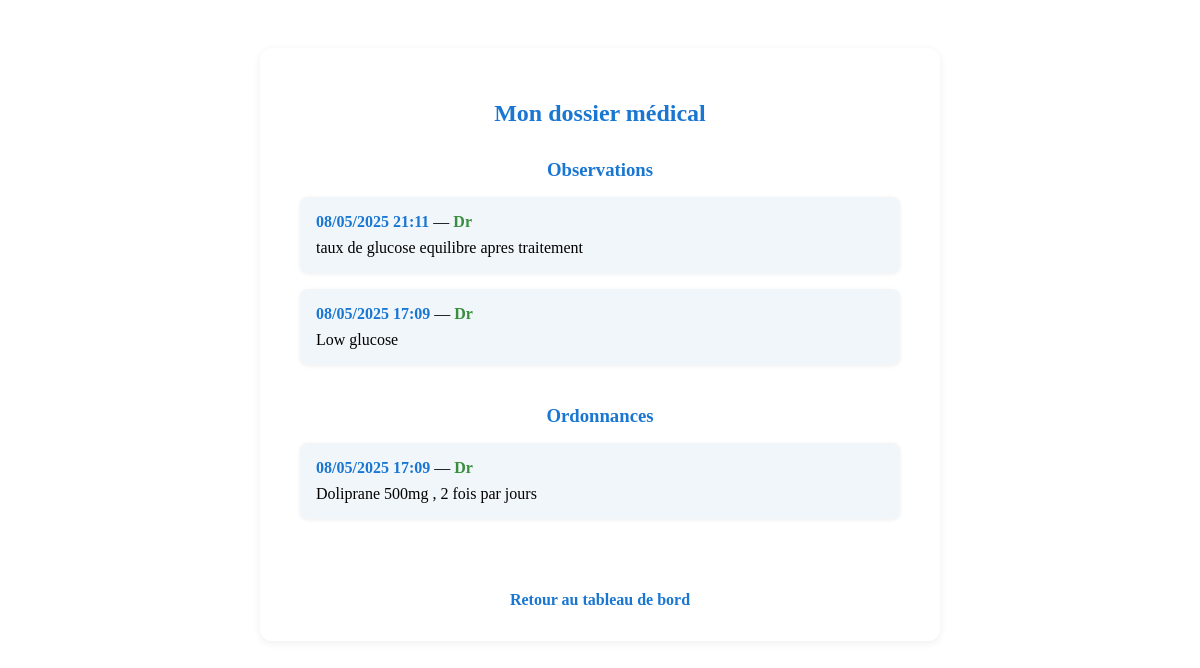
The page /dashboard/dossier/ (signed in) on the database its author committed.
### core/models.py (models this page shows)
class Observation(models.Model):
    dossier = models.ForeignKey(DossierMedical, on_delete=models.CASCADE)
    medecin = models.ForeignKey(Medecin, on_delete=models.CASCADE)
    texte = models.TextField()
    date = models.DateTimeField(auto_now_add=True)

class Ordonnance(models.Model):
    dossier = models.ForeignKey(DossierMedical, on_delete=models.CASCADE)
    medecin = models.ForeignKey(Medecin, on_delete=models.CASCADE)
    texte = models.TextField()
    date = models.DateTimeField(auto_now_add=True)

### core/views.py (the view)
# urls.py: path('dashboard/dossier/', views.dossier_medical_patient, name='dossier_medical_patient'),
@patient_login_required
def dossier_medical_patient(request):
    patient_id = request.session['patient_id']
    patient = Patient.objects.get(id=patient_id)
    dossier = getattr(patient, 'dossiermedical', None)
    observations = dossier.observation_set.select_related('medecin').order_by('-date') if dossier else []
    ordonnances = dossier.ordonnance_set.select_related('medecin').order_by('-date') if dossier else []
    return render(request, 'core/dossier_medical_patient.html', {
        'observations': observations,
        'ordonnances': ordonnances
    })

### core/views.py (called while the page is built)
def patient_login_required(view_func):
    @wraps(view_func)
    def wrapper(request, *args, **kwargs):
        if 'patient_id' not in request.session:
            return redirect('login')
        return view_func(request, *args, **kwargs)
    return wrapper

### core/templates/core/dossier_medical_patient.html (shortened to what this page needs)
<!DOCTYPE html>
<html lang="fr">
<head>
    {% load static %}
    <link rel="stylesheet" href="{% static 'core/css/dossier_medical_patient.css' %}">
</head>
<body>
    <div class="dossier-container">
        <h2>Mon dossier médical</h2>
        <div class="section">
            <h3>Observations</h3>
            {% if observations %}
                <ul class="obs-list">
                    {% for obs in observations %}
                    <li>
                        <span class="date">{{ obs.date|date:'d/m/Y H:i' }}</span> —
                        <span class="medecin">Dr {{ obs.medecin.user.first_name }} {{ obs.medecin.user.last_name }}</span><br>
                        <span class="texte">{{ obs.texte }}</span>
                    </li>
                    {% endfor %}
                </ul>
            {% else %}
                <div class="message">Aucune observation.</div>
            {% endif %}
        </div>
        <div class="section">
            <h3>Ordonnances</h3>
            {% if ordonnances %}
                <ul class="ordo-list">
                    {% for ordo in ordonnances %}
                    <li>
                        <span class="date">{{ ordo.date|date:'d/m/Y H:i' }}</span> —
                        <span class="medecin">Dr {{ ordo.medecin.user.first_name }} {{ ordo.medecin.user.last_name }}</span><br>
                        <span class="texte">{{ ordo.texte }}</span>
                    </li>
                    {% endfor %}
                </ul>
            {% else %}
                <div class="message">Aucune ordonnance.</div>
            {% endif %}
        </div>
        <a href="{% url 'dashboard_patient' %}" class="back-link">Retour au tableau de bord</a>
    </div>
</body>
</html>

### core/static/core/css/dossier_medical_patient.css (style rules this page uses)
.dossier-container { max-width: 600px; margin: 3rem auto; background: #fff; border-radius: 12px; box-shadow: 0 2px 8px #0001; padding: 2rem 2.5rem; text-align: center; }
.dossier-container h2 { color: #1976d2; margin-bottom: 2rem; }
.section { margin-bottom: 2.5rem; }
.section h3 { color: #1976d2; margin-bottom: 1rem; }
.obs-list, .ordo-list { list-style: none; padding: 0; margin: 0; }
.obs-list li, .ordo-list li { background: #f1f6fb; border-radius: 8px; margin-bottom: 1rem; padding: 1rem; text-align: left; box-shadow: 0 1px 4px #0001; }
.date { color: #1976d2; font-weight: bold; }
.medecin { color: #388e3c; font-weight: bold; }
.texte { display: block; margin-top: 0.5rem; }
.back-link { display: inline-block; margin-top: 2rem; color: #1976d2; text-decoration: none; font-weight: bold; }

### rows shown on the page
Observation: date "08/05/2025 21:11", texte "taux de glucose equilibre apres traitement"
Observation: date "08/05/2025 17:09", texte "Low glucose"
Ordonnance: date "08/05/2025 17:09", texte "Doliprane 500mg , 2 fois par jours"
